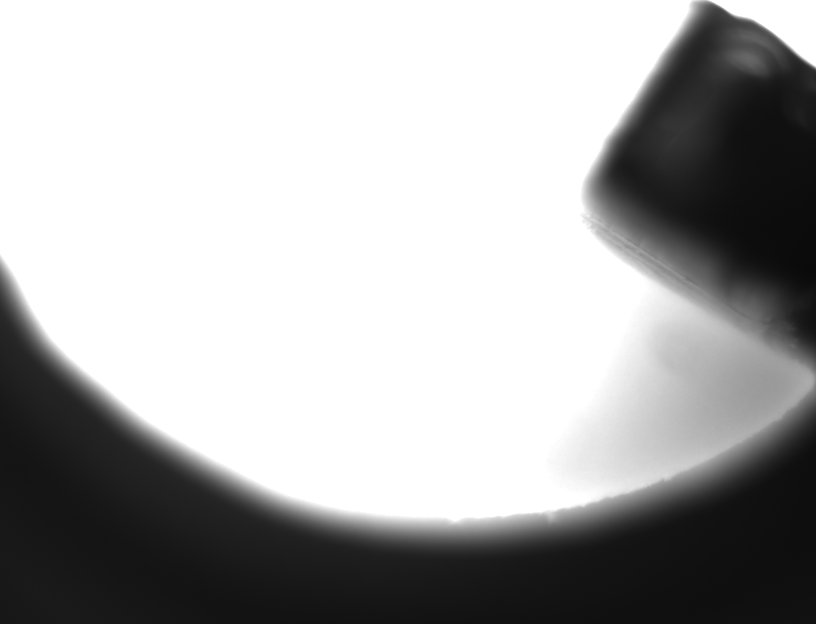
#> input picture tests/20260828_test-1/capture_1787586540.jpg, 816 x 624 px
$ python -i cad_cam_opencv_workflow.py   (imports and definitions only)
#> lines starting #> are read from the running program, lines starting #| are printed output that depends on the picture; after the words box and inside, x2 and y2 are one past the last pixel; in counts of white or black regions, pixels touching at a corner belong together
#> further down, picture is the input picture: shape (624, 816, 3); min 10, max 255, mean 172.9
#!/usr/bin/env python3
"""cad_cam_opencv_workflow.py
CAD/CAM + OpenCV 완전 통합 예제.

이 스크립트는 아래를 하나의 파이프라인으로 수행합니다:
  1. 샘플 3D 폴리라인 생성 (실전에서는 CAD 툴 출력)
  2. /api/cam/generate 로 프리뷰 (사용자 확인용)
  3. /api/cam/execute 로 실제 벤딩 디스패치
  4. 진행률 폴링 (WebSocket 대신 단순 REST)
  5. /api/camera/capture 로 결과 이미지 획득
  6. OpenCV 로 이미지 디코딩 + 엣지 검출 + 허프 라인 → 각도 측정
  7. 명령 각도 vs 측정 각도 비교 → PASS/FAIL

Mock 모드에서는 카메라 프레임이 합성 그라디언트이므로 각도 측정은
의미 없는 값이 나오지만, 파이프라인 자체는 100% 동일하게 동작합니다.
실기기에서는 실제 벤딩 결과를 촬영합니다.
"""
from __future__ import annotations
import time
import argparse
import sys
from dataclasses import dataclass

import httpx
import numpy as np
import cv2


# ───────────────────────── Data Models ─────────────────────────

@dataclass
class BendJob:
    points: list[dict]
    material: int
    wire_diameter_mm: float

    # [6 lines left out: function to_body, not called in this run]


@dataclass
class InspectionResult:
    commanded_max_theta: float
    measured_max_theta: float | None
    passed: bool
    frame_path: str
    notes: list[str]


# ───────────────────────── SDK Client ─────────────────────────

class OrthoBenderClient:
    """
    SDK REST 클라이언트. 하드웨어 교체(USB→MIPI, 스테퍼→서보)에 완전 무관.
    당신은 이 클래스만 사용하면 됩니다.
    """

    def __init__(self, base_url: str, timeout: float = 30.0):
        self._http = httpx.Client(base_url=base_url, timeout=timeout)

    def health(self) -> bool:
        return self._http.get("/health").json().get("status") == "ok"

    # [28 lines left out: functions cam_preview, cam_execute, wait_bending_complete, capture_frame, not called in this run]

    def close(self) -> None:
        self._http.close()

    def __enter__(self):
        return self

    def __exit__(self, *a):
        self.close()


# ───────────────────────── CAD Input ─────────────────────────

# [8 lines left out: function sample_archwire, not called in this run]


# ───────────────────────── OpenCV Inspection ─────────────────────────

def measure_max_bend_angle(frame: np.ndarray) -> tuple[float | None, list[str]]:
    """
    프레임에서 벤딩된 와이어의 최대 굽힘 각도를 측정합니다.

    전략:
    1. 가우시안 블러 → Canny 엣지
    2. 모폴로지 클로즈로 엣지 연결
    3. Hough Line Transform 으로 직선 세그먼트 추출
    4. 인접 세그먼트 쌍의 각도 차이 중 최대값 반환

    반환: (measured_deg, notes). 측정 불가 시 (None, [...]).
    """
    notes: list[str] = []

    if frame is None or frame.size == 0:
        return None, ["empty frame"]

    blur = cv2.GaussianBlur(frame, (5, 5), 1.2)
    edges = cv2.Canny(blur, 50, 150)
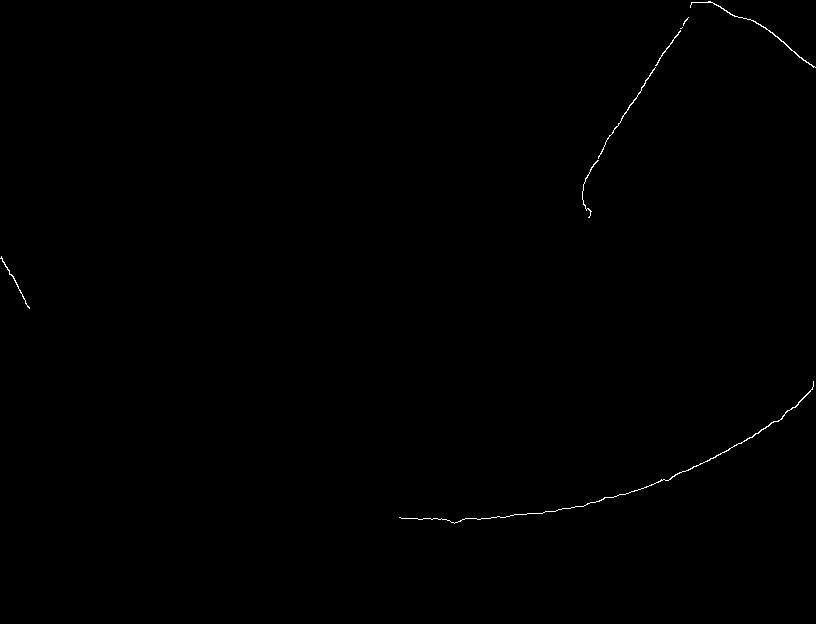
#> edges: shape (624, 816); 0.21% white in thin lines or dots, all inside (x1, y1, x2, y2) = (0, 1, 816, 524)
    kernel = cv2.getStructuringElement(cv2.MORPH_RECT, (3, 3))
    edges = cv2.morphologyEx(edges, cv2.MORPH_CLOSE, kernel)
#> edges: shape (624, 816); 0.21% white in thin lines or dots, all inside (x1, y1, x2, y2) = (0, 0, 816, 524)

    lines = cv2.HoughLinesP(
        edges, rho=1, theta=np.pi / 180,
        threshold=60, minLineLength=30, maxLineGap=10,
    )
#> lines = [[602, 149, 687, 18], [688, 470, 758, 433]]
    if lines is None or len(lines) < 2:
        notes.append(f"insufficient lines ({0 if lines is None else len(lines)})")
        return None, notes

    angles = []
    for ln in lines[:, 0, :]:
        x1, y1, x2, y2 = ln
        ang = np.degrees(np.arctan2(y2 - y1, x2 - x1)) % 180
        angles.append(ang)
#> this loop made 2 passes
#> (x1, y1, x2, y2, ang) on passes 1 to 2: (602, 149, 687, 18, 123), (688, 470, 758, 433, 152.1)
#> after the loop, angles = [123, 152.1]

    angles.sort()
    diffs = [abs(angles[i + 1] - angles[i]) for i in range(len(angles) - 1)]
#> diffs = [29.16]
    if not diffs:
        return None, ["single angle cluster"]

    max_diff = max(diffs)
#> max_diff = 29.16
    max_diff = min(max_diff, 180.0 - max_diff)
    notes.append(f"{len(lines)} lines detected, max Δangle = {max_diff:.1f}°")
    return float(max_diff), notes


# [67 lines left out: functions inspect_bend, main, not called in this run]


# [2 lines not run here, left out]

>>> import cv2
>>> picture = cv2.imread('../../../../tests/20260828_test-1/capture_1787586540.jpg')
>>> result = measure_max_bend_angle(picture)
#> result = (29.16, ['2 lines detected, max Δangle = 29.2°'])
